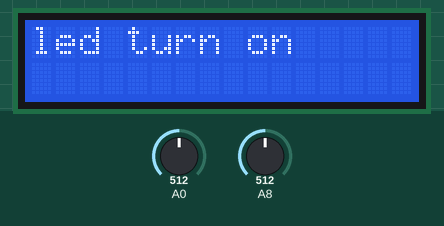
This sketch was run on a simulated Arduino Mega 2560, built with avr-gcc and run on an emulated ATmega2560. Parts: 16×2 character LCD. The inputs (shaded band) are chosen by the test bench; at power-on: A0 = 512, A8 = 512. What the sketch prints to the serial monitor is not drawn.

Above: at 1.2 s.
1.3 s: A0 set to 305
3.4 s: A0 set to 286
At 5.5 s:
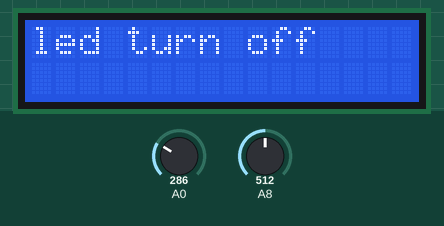
5.9 s: A0 set to 304
At 7.5 s:
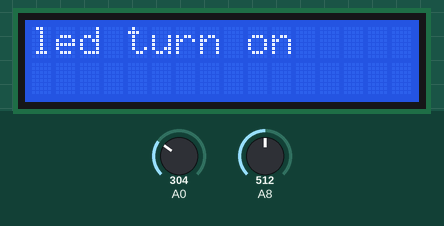
8.1 s: A0 set to 284
At 9.5 s:
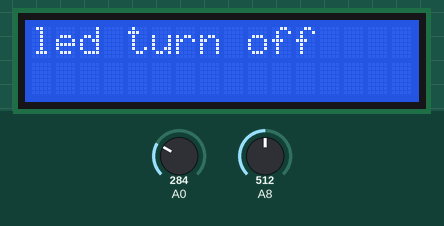
Timing chart, 0 to 11.1 s (numbered marks = the images above; inputs shaded):
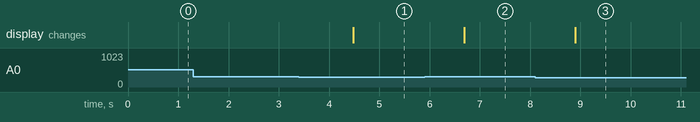

The sketch:

lcd_screen.ino
```cpp
#include <LiquidCrystal.h>
int val;
String msg="led turn on";
String msg1="led turn off";

LiquidCrystal lcd(53, 52, 50, 51, 48, 49);//pins of lcd (RS, E, D4, D5, D6, D7)
void setup() {
  Serial.begin(9600);
  lcd.begin(16, 2);

}
void loop() {
  val=analogRead(A8);
  Serial.println (analogRead(val));

  if (analogRead(val)<294){
  lcd.clear();
  lcd.print(msg1);
  delay(500);
  }
  else{
  lcd.clear();
  lcd.print(msg);
  delay(500);
  }
    delay(600);
}
```

Measured:
- the behaviour switches between 294 and 293 on A0 (found by bisection; images 0 and 1)
- after the input at 1.3 s, every drawn part: stays the same
- after the input at 3.4 s, the display: changes after 1.1 s (image 1)
- after the input at 5.9 s, the display: changes after 0.79 s (image 2)
- after the input at 8.1 s, the display: changes after 0.80 s (image 3)
